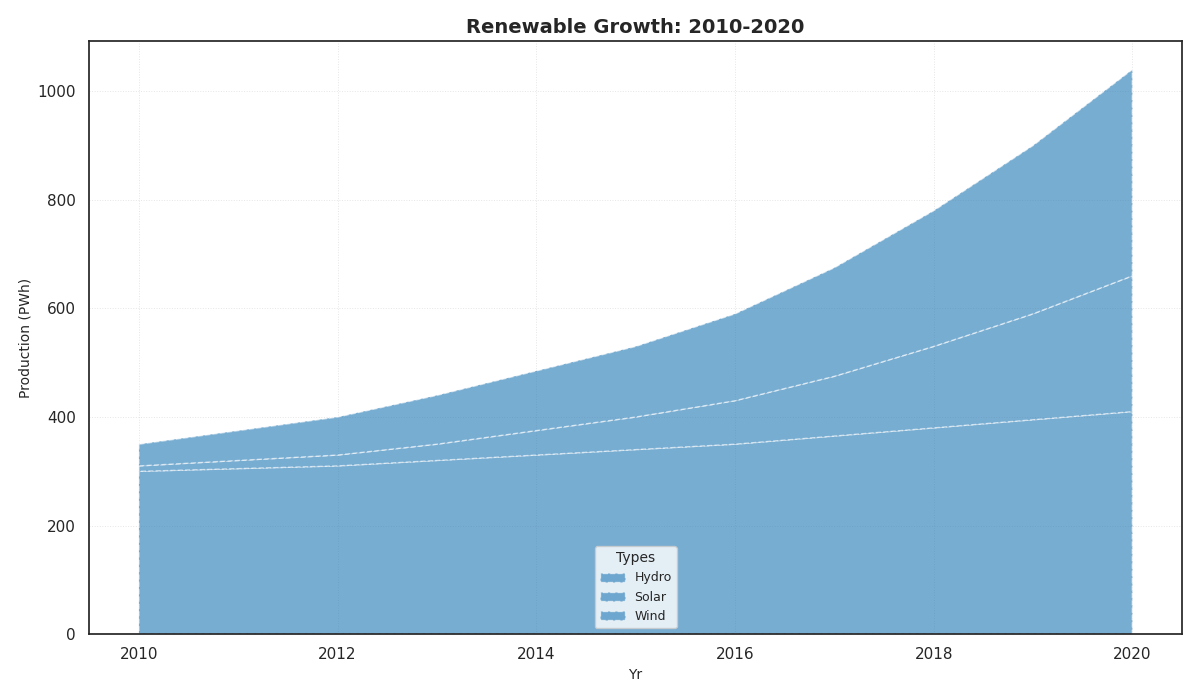

Reproduce this figure in Python.
import matplotlib.pyplot as plt
import numpy as np

years = np.arange(2010, 2021)
solar = np.array([10, 15, 20, 30, 45, 60, 80, 110, 150, 195, 250])
wind = np.array([40, 55, 70, 90, 110, 130, 160, 200, 250, 310, 380])
hydroelectric = np.array([300, 305, 310, 320, 330, 340, 350, 365, 380, 395, 410])

plt.figure(figsize=(12, 7))

plt.stackplot(years, hydroelectric, solar, wind,
              labels=['Hydro', 'Solar', 'Wind'],
              colors=['#1f77b4'],
              alpha=0.6, linestyle='--')

plt.title("Renewable Growth: 2010-2020", fontsize=14, fontweight='bold')
plt.xlabel("Yr", fontsize=10)
plt.ylabel("Production (PWh)", fontsize=10)

plt.legend(loc='lower center', fontsize=9, title='Types', title_fontsize='10')

plt.grid(True, linestyle=':', linewidth=0.7, alpha=0.5)

plt.tight_layout()
plt.show()
